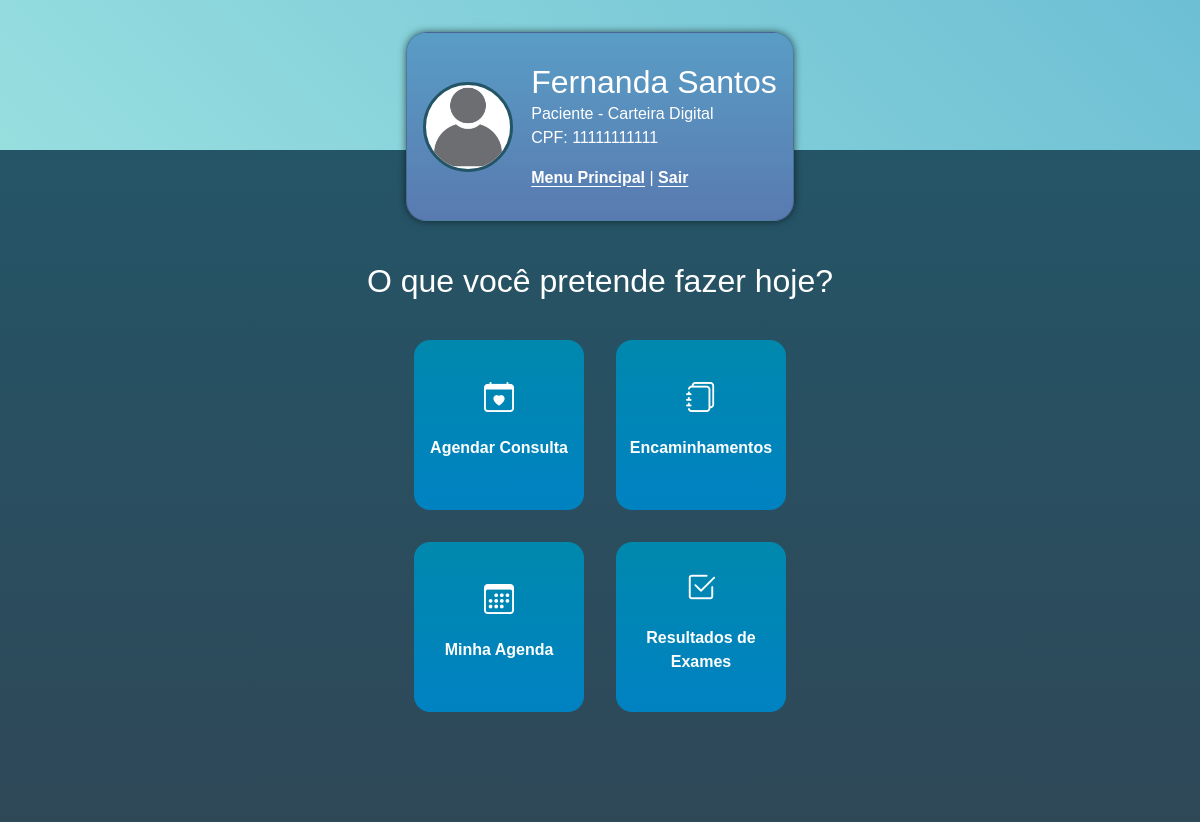
Page /menu_paciente (signed in) on the committed database.
### main/models.py (models this page shows, shortened)
class DimPaciente(db.Model, UserMixin):
    _tablename_ = 'dim_paciente'
    id_paciente = db.Column(db.Integer, primary_key=True)
    cpf = db.Column(db.String(11), unique=True, nullable=False)
    nome = db.Column(db.String(100), nullable=False)
    data_nascimento = db.Column(db.Date, nullable=True)
    telefone = db.Column(db.String(20), nullable=True)
    email = db.Column(db.String(100), nullable=True)
    senha = db.Column(db.String(255), nullable=True)
    access_key = db.Column(db.String(255), nullable=True)
    role = db.Column(db.String(10), default='paciente')

### main/routes.py (the view)
@app.route('/menu_paciente')
@login_required
def menu_principal_paciente():
    id_paciente = current_user.id_paciente
    paciente = DimPaciente.query.get(id_paciente)
    return render_template('menu_paciente.html', paciente=paciente)

### main/models.py (called while the page is built)
@login_manager.user_loader
def load_user(id_usuario):
    return DimPaciente.query.get(int(id_usuario))

### main/templates/menu_paciente.html (shortened to what this page needs)
<!DOCTYPE html>
<html lang="pt-BR">
<head>
    {% include 'includes/bootstrap.html' %}
    <link rel="stylesheet" href="{{ url_for('static', filename='style.css') }}">
    <link rel="stylesheet" href="https://cdn.jsdelivr.net/npm/bootstrap-icons@1.11.3/font/bootstrap-icons.min.css">
</head>
<body>
    <header>
        {% include 'includes/card_paciente.html' %}
    </header>
    <section class="services_area">
        <h2 id="title_service">O que você pretende fazer hoje?</h2>
        <div class="services">
            <a href="{{ url_for('agendar_clinico') }}" class="option">
                <i class="bi bi-calendar-heart"></i>
                <p>Agendar Consulta</p>
            </a>
            <a href="{{ url_for('listar_encaminhamentos_pendentes') }}" class="option">
                <i class="bi bi-journals"></i>
                <p>Encaminhamentos</p>
            </a>
            <a href="{{ url_for('mostrar_agenda_paciente') }}" class="option">
                <i class="bi bi-calendar3"></i>
                <p>Minha Agenda</p>
            </a>
            <a href="#" class="option">
                <i class="bi bi-check2-square"></i>
                <p href="#">Resultados de Exames</p>
            </a>
        </div>
    </section>
</body>
</html>

### main/templates/includes/card_paciente.html
<div class="card">
    <div class="infos">
        <div class="user_img">
            <img src="{{ url_for('static', filename='images/default.png') }}" alt="">
        </div>
        <div class="user_info">
            <h2 class="mb-0">{{paciente.nome}}</h2>
            <p class="mb-0">{{paciente.role}} - Carteira Digital</p>
            <p class="mb-3">CPF: {{paciente.cpf}}</p>
            <a class="card-links" href="{{ url_for('menu_principal_paciente') }}">
                <span class="card-links">Menu Principal</span>
            </a>
            <span>   |   </span>
            <a  href="{{ url_for('logout') }}">
                <span class="card-links">Sair</span>
            </a>
        </div>
    </div>
</div>

### main/static/style.css (style rules this page uses)
* { margin: 0; padding: 0; box-sizing: border-box; font-family: sans-serif; }
body { height: 100vh; background-color: #245567; }
header { position: static; height: 150px; background: linear-gradient(45deg, #97dedf, #6dbfd4); display: flex; justify-content: center; box-shadow: 2px 0px 8px -1px rgba(0,0,0,1); }
.card { height: 23%; margin-top: 2rem; position: absolute; border-radius: 20px; background: linear-gradient(#599dc6, #597ab0); min-width: 30%; display: flex; flex-direction: column; justify-content: center; color: #fff; box-shadow: 0px 0px 8px -1px rgba(0,0,0,0.75); }
.infos { display: flex; justify-content: center; gap: 18px; align-items: center; padding: 1rem; }
.user_img img { position: relative; width: 90px; height: 90px; background-color: #fff; border-radius: 50%; border: 3px solid #245567; object-fit: cover; }
.services_area { display: flex; flex-direction: column; align-items: center; width: 100%; height: 84vh; background: linear-gradient(#245567, #2f4858); overflow: hidden; }
#title_service { color: #fff; margin-top: 7rem; }
.services { max-width: 500px; margin-top: 2rem; gap: 2rem; display: flex; justify-content: center; align-items: center; flex-wrap: wrap; }
.option { border-radius: 16px; display: flex; align-items: center; flex-direction: column; justify-content: center; gap: 1rem; width: 170px; height: 170px; background: linear-gradient(#0088ad, #0082c2); text-decoration: none; }
.option > i { font-size: 30px; color: #fff; }
.option > p { font-size: 1rem; font-weight: bold; color: #fff; text-align: center; }
.user_info a { text-decoration: none; color: #fff; }
.card-links { font-weight: bold; text-decoration: underline; text-underline-offset: 3px; }

### rows in the picture
DimPaciente: nome "Fernanda Santos", role "Paciente", cpf "11111111111"
